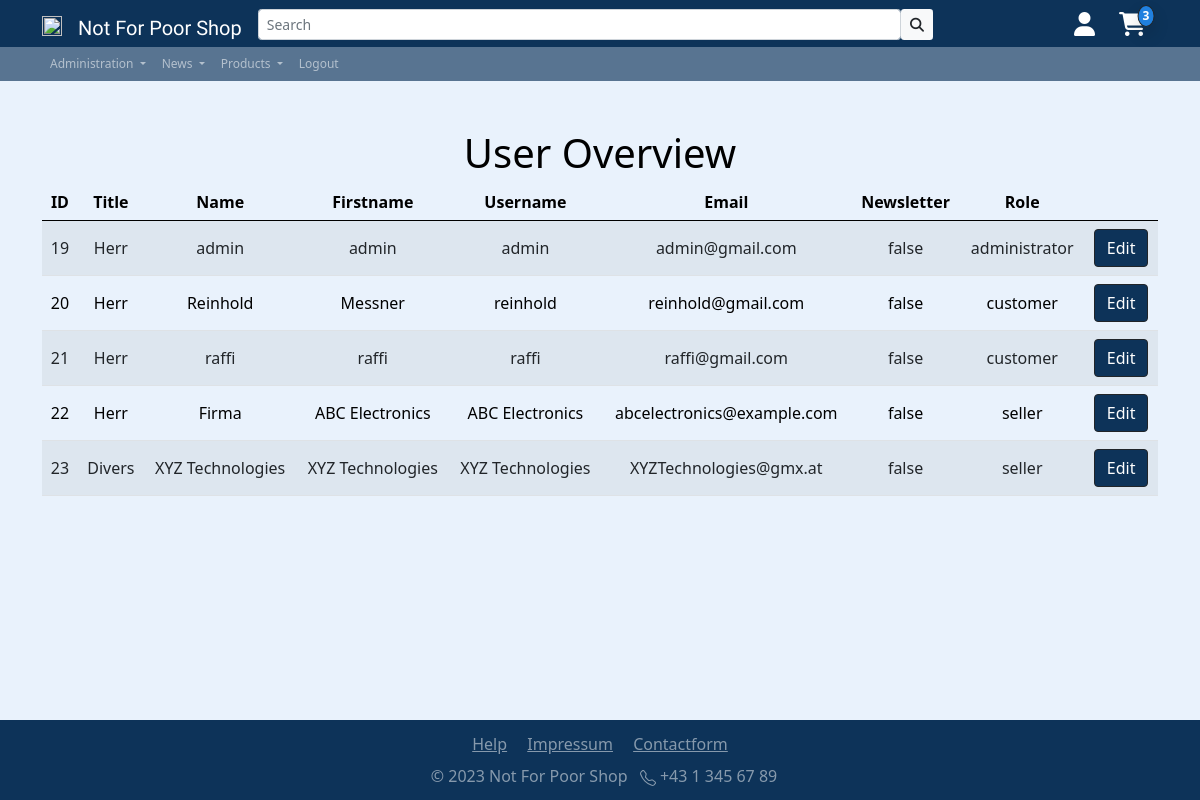
/app/inc/pgs/user_overview.php (signed in), run on an earlier commit of the app's database.
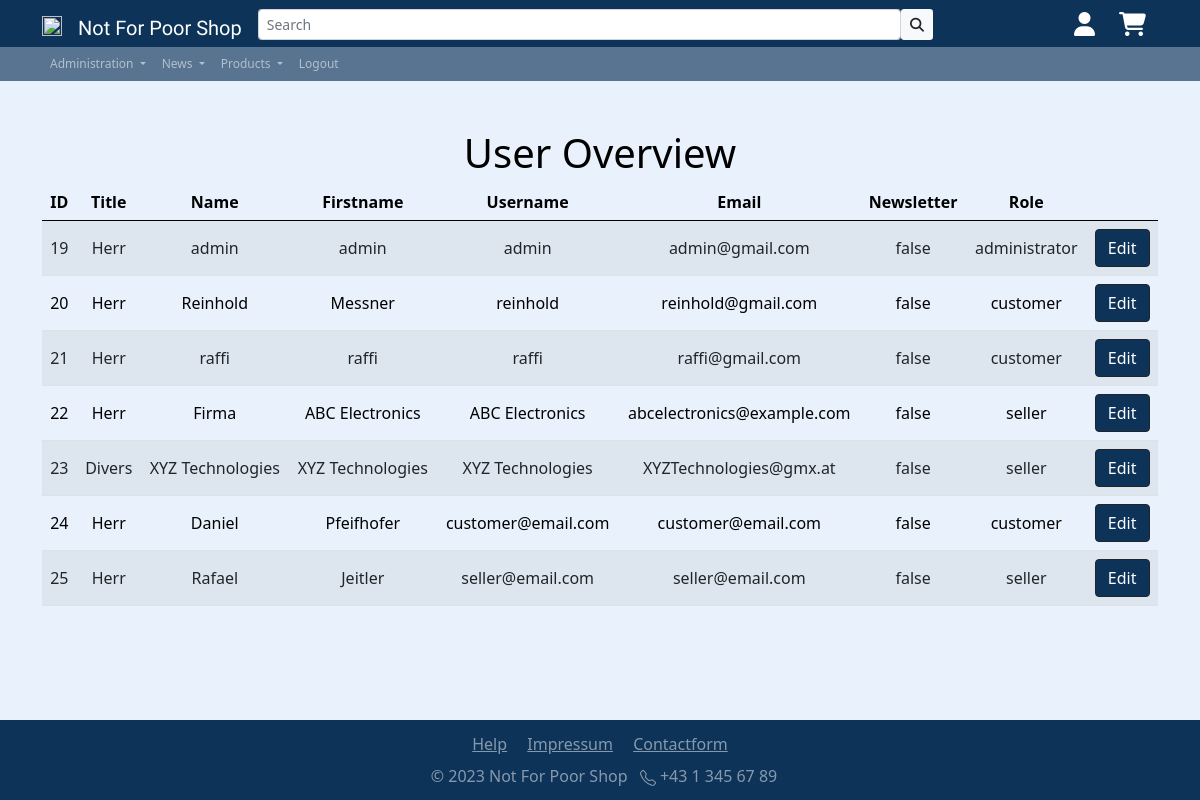
And on a later commit of the database.
### tables this page shows
CREATE TABLE `users` (
  `id` int(11) NOT NULL,
  `status` varchar(256) NOT NULL DEFAULT 'active',
  `form_of_adress` varchar(256) NOT NULL,
  `name` varchar(256) NOT NULL,
  `surname` varchar(256) NOT NULL,
  `username` varchar(256) NOT NULL,
  `password` varchar(256) NOT NULL,
  `useremail` varchar(256) NOT NULL,
  `birth_date` date NOT NULL,
  `has_newsletter` varchar(256) NOT NULL,
  `role` varchar(256) NOT NULL DEFAULT 'customer',
  `seller_id` int(11) DEFAULT NULL
);

### app/config/check_shoppingcart_amount.php (called while the page is built, shortened)
<?php
require_once('dbaccess.php');
$db_obj = new mysqli($host, $user, $password, $database);
$query = "SELECT SUM(quantity) AS totalQuantity FROM shoppingcart WHERE user_id = " . $_SESSION['user_id'];
$result = mysqli_query($db_obj, $query);
if ($result) {
    $row = mysqli_fetch_assoc($result);
    $totalQuantity = $row['totalQuantity'];
    $currentShoppingcartAmount = $totalQuantity;
}

### app/inc/pgs/user_overview.php (the view, shortened to what the changed rows need)
<!DOCTYPE html>
<html lang="en">
<head>
  <?php
  include '../includes/head.php';
  require_once('../../config/dbaccess.php');
  ?>
</head>
<body class="d-flex flex-column min-vh-100">
  <div class="container site-font-color text-center">
    <h1 class="h1 mt-5">User Overview</h1>
    <?php
    $db_obj = new mysqli($host, $user, $password, $database);
    $sql = "SELECT * FROM users ORDER BY id ASC";
    $result = $db_obj->query($sql);
    echo '<div class="table-responsive col-md-12">
    <table class="table table-striped">
      <thead class="h6 thead-dark">
        <tr>
          <th>ID</th>
          <th>Title</th>
          <th>Name</th>
          <th>Firstname</th>
          <th>Username</th>
          <th>Email</th>
          <th>Newsletter</th>
          <th>Role</th>
          <th></th>
        </tr>
      </thead>
      <tbody>';
    while ($row = $result->fetch_assoc()) {
      $field1name = $row["id"];
      $field2name = $row["form_of_adress"];
      $field3name = $row["name"];
      $field4name = $row["surname"];
      $field5name = $row["username"];
      $field6name = $row["useremail"];
      $field7name = $row["has_newsletter"];
      $field8name = $row["role"];
      $field10name = "<a class='btn btn-dark secondary-bg-color' href='user_overview_change.php?user=$field1name' method='POST'>Edit</a>";
      echo '<tr>
              <td class="align-middle">' . $field1name . '</td>
              <td class="align-middle">' . $field2name . '</td>
              <td class="align-middle">' . $field3name . '</td>
              <td class="align-middle">' . $field4name . '</td>
              <td class="align-middle">' . $field5name . '</td>
              <td class="align-middle">' . $field6name . '</td>
              <td class="align-middle">' . $field7name . '</td>
              <td class="align-middle">' . $field8name . '</td>
              <td class="align-middle">' . $field10name . '</td>
            </tr>';
    }
    echo "</tbody></table></div>";
    ?>
  </div>
</body>
</html>

### app/inc/includes/nav_logged_in.php (shortened to what the changed rows need)
<?php
include '../../config/check_if_admin.php';
include '../../config/check_shoppingcart_amount.php';
?>
<nav class="navbar sticky-top navbar-expand-sm navbar-dark" id="nav-primary">
    <div class="container">
        <div class="collapse navbar-collapse" id="navbarNav">
            <ul class="navbar-nav align-items-center ms-auto">
                <li class="nav-item">
                    <div class="container">
                        <div class="position-relative">
                            <a href="shoppingcart.php">
                                <?php
                                if ($currentShoppingcartAmount != 0) {
                                    echo '
                                    <span
                                        class="badge position-absolute mt-1 start-100 translate-middle shadow p-1 border border-dark tertiary-bg-color rounded-circle"
                                        id="shopping-cart-amount">';
                                    echo $currentShoppingcartAmount;
                                    echo '
                                    </span>
                                ';
                                }
                                ?>
                                <i class="fa-solid fa-cart-shopping fa-xl" style="color: #ffffff;"></i>
                            </a>
                        </div>
                    </div>
                </li>
            </ul>
        </div>
</nav>

What changed in the data, as far as the page shows it:
added users: id "24", form_of_adress "Herr", name "Daniel", surname "Pfeifhofer", username "customer@email.com", useremail "customer@email.com", has_newsletter "false", role "customer"
added users: id "25", form_of_adress "Herr", name "Rafael", surname "Jeitler", username "seller@email.com", useremail "seller@email.com", has_newsletter "false", role "seller"
Also different on the page:
$currentShoppingcartAmount: "3" → (not shown)
